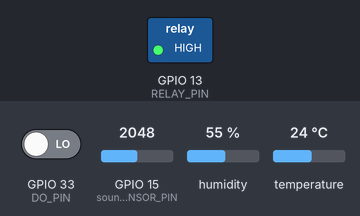
A sketch run on a simulated ESP32. Parts: switched loads named in the sketch (green lamp = pin HIGH). The inputs (shaded band) are chosen by the test bench; at power-on: GPIO 33 (DO_PIN) LOW, GPIO 15 (sound_SENSOR_PIN) = 2048, humidity 55 %, temperature 24 °C. WiFi joins after 1.5 s; servers stay silent unless stated; random numbers use the default seed unless the sketch sets one; what the sketch prints to the serial monitor is not drawn.

Above: at 3.0 s.
3.1 s: GPIO 33 (DO_PIN) driven HIGH
At 11.1 s:
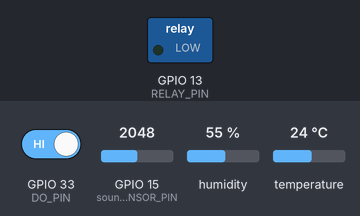
11.4 s: GPIO 33 (DO_PIN) driven LOW
At 13.5 s:
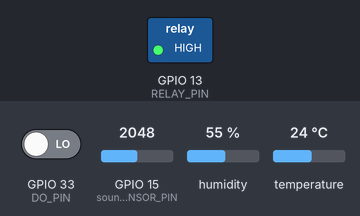
Timing chart, 0 to 15.0 s (numbered marks = the images above; inputs shaded):
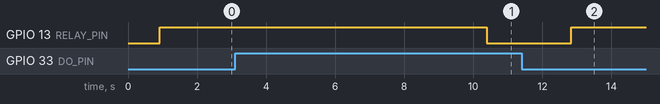

Measured:
- after the input at 3.1 s, GPIO 13 (RELAY_PIN): HIGH → LOW after 7.3 s
- after the input at 11.4 s, GPIO 13 (RELAY_PIN): LOW → HIGH after 1.4 s

The sketch:

environment_monitoring.ino
```cpp
#include<WiFi.h>
#include "ThingSpeak.h"
#include "DHT.h"
#define DHT11PIN 16
#define AO_PIN 27
#define sound_SENSOR_PIN 15
#define DO_PIN 33
//#include <Wire.h>
//#include "MAX30105.h"

//#include "heartRate.h"

const char* ssid = "Asif";   // your network SSID (name)
const char* password = "12345678";   // your network password
WiFiClient  client;

unsigned long myChannelNumber = 1;
const char * myWriteAPIKey = "HHLI2RON1K7OOI77";
unsigned long lastTime = 0;
unsigned long timerDelay = 3000;

DHT dht(DHT11PIN, DHT11);
#define RELAY_PIN 13

void setup()
{

  Serial.begin(115200);
/* Start the DHT11 Sensor */
  dht.begin();
  pinMode(DO_PIN, INPUT);
  WiFi.mode(WIFI_STA);
  pinMode(RELAY_PIN, OUTPUT);
  ThingSpeak.begin(client);  // Initialize ThingSpeak
}

void loop()
{
  if ((millis() - lastTime) > timerDelay)
    {   // Connect or reconnect to WiFi
    if(WiFi.status() != WL_CONNECTED){
      Serial.print("Attempting to connect");
      while(WiFi.status() != WL_CONNECTED){
        WiFi.begin(ssid, password);
        delay(5000);
      }
      Serial.println("\nConnected.");
      }
    }
  float humi = dht.readHumidity();
  float temp = dht.readTemperature();
  Serial.print("Temperature: ");
  Serial.print(temp);
  ThingSpeak.writeField(myChannelNumber, 2,temp, myWriteAPIKey);

  Serial.print("ºC ");
  Serial.print("Humidity: ");
  Serial.println(humi);
  ThingSpeak.writeField(myChannelNumber, 1,humi, myWriteAPIKey);

  //int gasValue = analogRead(AO_PIN);
 // Serial.println(gasValue);
  //if(gasValue>1800)
 // {
       //  Serial.println("High Gas Concentration");
         //ThingSpeak.writeField(myChannelNumber, 4,1, myWriteAPIKey);
 // }
  //else{
    //    Serial.println("Gas Concentration is in Control");
      //  ThingSpeak.writeField(myChannelNumber, 4,0, myWriteAPIKey);
  //}
  int gasState = digitalRead(DO_PIN);

  if (gasState == HIGH){
    Serial.println("The gas is NOT present");
    ThingSpeak.writeField(myChannelNumber, 4,0, myWriteAPIKey);
    digitalWrite(RELAY_PIN,LOW);

  }
  else{
    Serial.println("The gas is present");
    ThingSpeak.writeField(myChannelNumber, 4,1, myWriteAPIKey);
    digitalWrite(RELAY_PIN, HIGH);
    delay(1000);
  }

  int sensorValue = analogRead(sound_SENSOR_PIN);
  float voltage = sensorValue * (3.3 / 4095.0); // Convert analog value to voltage
  float dB = 20 * log10(voltage / 0.0063);// Conversion to dB (calibration factor 0.0063)
  dB=random(80,100);
  Serial.print("Sound level (dB): ");
  Serial.println(dB);
  ThingSpeak.writeField(myChannelNumber, 3,dB, myWriteAPIKey);
  delay(10);
}
```
